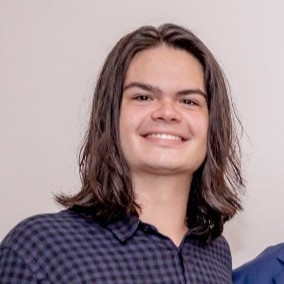
#> input picture image-test.jpg, 284 x 284 px
$ python crop.py --image image-test.jpg
#> lines starting #> are read from the running program, lines starting #| are printed output that depends on the picture
# Importação de bibliotecas
import argparse
import cv2

# Argumentos
ap = argparse.ArgumentParser()
ap.add_argument("-i", "--image", required=True, help="Path to the image")
args = vars(ap.parse_args())
# Carregando imagem
image = cv2.imread(args["image"])
#> image is the input picture: shape (284, 284, 3); mean B, G, R 143.1, 139.3, 157.7
cv2.imshow("Original", image)
# Corte
cropped = image[30:120, 240:335] # y1:y2, x1:x2
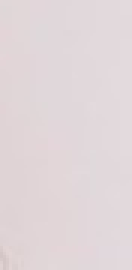
#> cropped: shape (90, 44, 3) (shown 3 times larger); mean B, G, R 217.2, 214.6, 224.8
cv2.imshow("Cropped", cropped)
cv2.waitKey(0)
